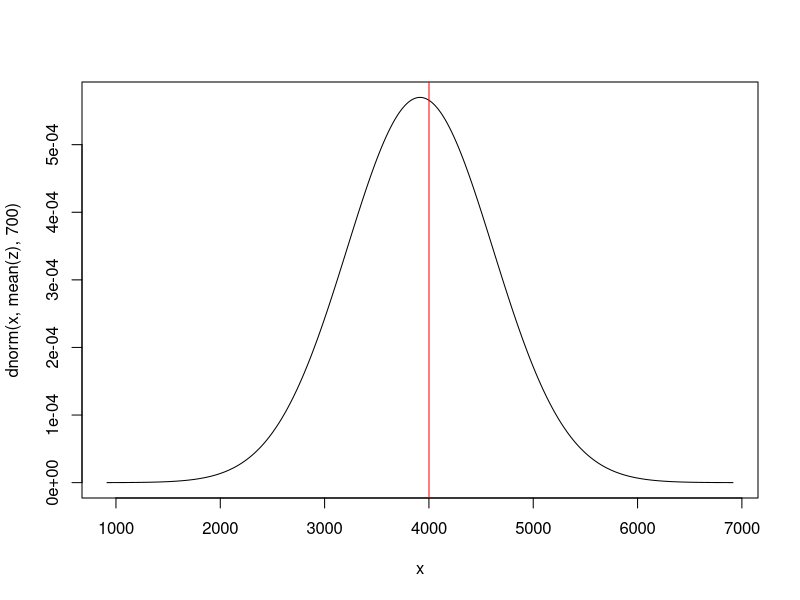

Reproduce this figure in R.
## ---- chunk 1
knitr::opts_chunk$set(echo = TRUE)
## ---- chunk 2
u=rnorm(100000,4000,700)

z=sample(u,100,replace=TRUE)
mean(z)

x=seq(mean(z)-3000, mean(z)+3000, by=0.1)
plot(x, dnorm(x,mean(z), 700),type="l")

abline(v=mean(u), col = "red")
## ---- chunk 3

